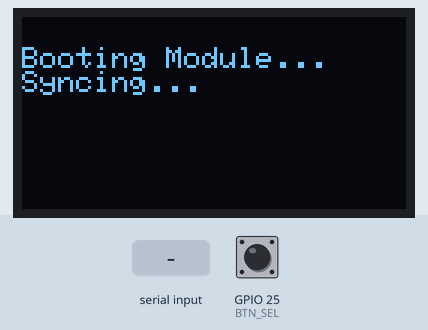
This program was run on a simulated ESP32. Parts: 128×64 one-colour display. Inputs (shaded band) come from the test bench; at power-on: GPIO 25 (BTN_SEL) HIGH. The modem accepts every AT command (registered, SIM ready, sends succeed) and sends nothing else.

Above: at 2.1 s.
At 5.2 s:
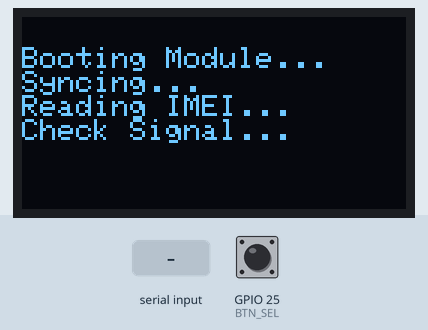
7.4 s: GPIO 25 (BTN_SEL) pulled LOW for 3.2 s
At 9.8 s:
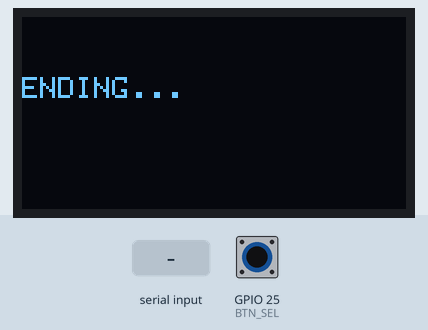
12.2 s: GPIO 25 (BTN_SEL) pulled LOW for 0.15 s
At 12.7 s:
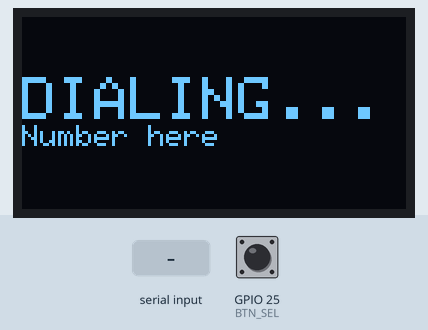
15.3 s: "NO CARRIER" received over the second serial link
At 17.2 s:
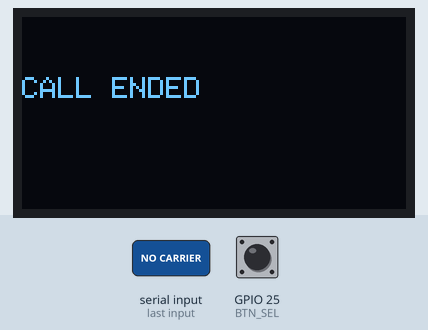
Timing chart, 0 to 18.7 s (numbered marks = the images above; inputs shaded):
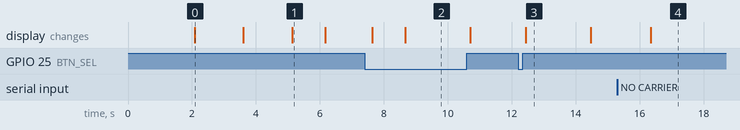

The program:

main.cpp
```cpp
#include <Arduino.h>
#include <Wire.h>
#include <Adafruit_GFX.h>
#include <Adafruit_SSD1306.h>

// --- CONFIGURATION ---
const char ownerNumber[] = "Number here";

// --- PINS (NodeMCU-32S) ---
#define SIM_TX      27 // Connect to SIM800L RX
#define SIM_RX      26 // Connect to SIM800L TX

// UI PINS
#define BTN_SEL     25
#define SCREEN_WIDTH 128
#define SCREEN_HEIGHT 64

// --- OBJECTS ---
HardwareSerial simSerial(1);
Adafruit_SSD1306 display(SCREEN_WIDTH, SCREEN_HEIGHT, &Wire, -1);

// Variables
int signalStrength = 0;
String networkStatus = "Init...";
String deviceIMEI = "Unknown"; // Variable to store IMEI

// Prototypes
void updateSignal();
void makeCall();
void hangUp();
void getIMEI();

void setup() {
  Serial.begin(115200);

  // Button
  pinMode(BTN_SEL, INPUT_PULLUP);

  // 1. Init OLED
  if(!display.begin(SSD1306_SWITCHCAPVCC, 0x3C)) {
    Serial.println(F("SSD1306 failed"));
    for(;;);
  }
  display.clearDisplay();
  display.setTextColor(WHITE);
  display.setTextSize(1);
  display.setCursor(0,10);
  display.println(F("Booting Module..."));
  display.display();
  delay(1000);

  // 2. Init SIM Serial
  simSerial.begin(9600, SERIAL_8N1, SIM_RX, SIM_TX);
  delay(1000);

  // 3. Basic Modem Config
  display.println(F("Syncing...")); display.display();
  simSerial.println("AT");
  delay(500);
  simSerial.println("AT+CMGF=1");
  delay(500);
  simSerial.println("AT+CLVL=100");
  delay(500);

  // 4. GET IMEI
  display.println(F("Reading IMEI...")); display.display();
  getIMEI();

  // 5. Force Network Search
  display.println(F("Check Signal...")); display.display();
  updateSignal();
}

void loop() {
  display.clearDisplay();

  // Header
  display.setTextSize(1);
  display.setCursor(0,0);
  display.println(F("== DIAGNOSTICS =="));

  // Signal Info
  display.setCursor(0, 12);
  display.print(F("Sig: ")); display.print(signalStrength);
  if (signalStrength < 10) display.print(F(" (Weak)"));
  else display.print(F(" (OK)"));

  // IMEI Display
  display.setCursor(0, 24);
  display.print(F("IMEI:"));
  display.setCursor(30, 24);
  display.print(deviceIMEI);

  // Status
  display.setCursor(0, 38);
  display.println(networkStatus);

  // Instruction
  display.setCursor(0, 54);
  display.setTextSize(1);
  display.setTextColor(BLACK, WHITE); // Inverted text for button
  display.println(F(" [SELECT] CALL NOW "));
  display.setTextColor(WHITE);

  display.display();

  // Button Logic
  if (digitalRead(BTN_SEL) == LOW) {
    delay(200); // Debounce
    makeCall();
  }

  // Refresh Signal every 2 seconds
  static unsigned long lastCheck = 0;
  if (millis() - lastCheck > 2000) {
    updateSignal();
    lastCheck = millis();
  }
}

void getIMEI() {
  // Clear buffer
  while(simSerial.available()) simSerial.read();

  simSerial.println("AT+GSN"); // Command for IMEI
  delay(500);

  String buffer = "";
  unsigned long t = millis();
  while(millis() - t < 1000) {
    if(simSerial.available()) {
      buffer += (char)simSerial.read();
    }
  }

  buffer.trim(); // Remove whitespace
  // Simple parser: usually response is AT+GSN\r\r\n<number>\r\nOK
  // We just look for the long number
  int len = buffer.length();
  if (len > 10) {
      // Find the pure number part (dirty hack for robustness)
      String cleanIMEI = "";
      for(int i=0; i<len; i++) {
        if(isDigit(buffer[i])) {
           cleanIMEI += buffer[i];
        }
      }
      if(cleanIMEI.length() > 10) {
        deviceIMEI = cleanIMEI;
      } else {
        deviceIMEI = "Read Error";
      }
  } else {
      deviceIMEI = "Timeout";
  }
}

void updateSignal() {
  while(simSerial.available()) simSerial.read();

  simSerial.println("AT+CSQ");
  unsigned long start = millis();

  while (millis() - start < 500) {
    if (simSerial.available()) {
      String response = simSerial.readString();
      int index = response.indexOf("+CSQ: ");
      if (index != -1) {
        String val = response.substring(index + 6, index + 8);
        val.trim();
        signalStrength = val.toInt();
      }

      if (signalStrength == 99 || signalStrength == 0) networkStatus = "No Signal";
      else networkStatus = "Ready to Dial";
    }
  }
}

void makeCall() {
  display.clearDisplay();
  display.setCursor(0, 20);
  display.setTextSize(2);
  display.println(F("DIALING..."));
  display.setTextSize(1);
  display.println(ownerNumber);
  display.display();

  simSerial.print("ATD");
  simSerial.print(ownerNumber);
  simSerial.println(";");

  delay(1000);

  while (true) {
    if (digitalRead(BTN_SEL) == LOW) {
      hangUp();
      return;
    }

    if (simSerial.available()) {
      String resp = simSerial.readString();
      if (resp.indexOf("NO CARRIER") != -1 || resp.indexOf("BUSY") != -1) {
        display.clearDisplay();
        display.setCursor(0,20);
        display.println(F("CALL ENDED"));
        display.display();
        delay(2000);
        return;
      }
    }

    display.fillRect(0, 50, 128, 14, BLACK);
    display.setCursor(0, 50);
    display.println(F("[SELECT] HANG UP"));
    display.display();
    delay(100);
  }
}

void hangUp() {
  simSerial.println("ATH");
  display.clearDisplay();
  display.setCursor(0, 20);
  display.println(F("ENDING..."));
  display.display();
  delay(1000);
}
```

Measured:
- after the input at 7.4 s, the display: first changes after 0.25 s (image 2 shows a later state)
- after the input at 12.2 s, the display: changes after 0.24 s (image 3)
- after the input at 15.3 s, the display: changes after 1.0 s (image 4)
- what the display in image 0 shows lasts 1.5 s, from 2.1 s to 3.6 s
- what the display in image 1 shows lasts 1.1 s, from 5.1 s to 6.2 s
- what the display in image 3 shows lasts 2.1 s, from 12.4 s to 14.5 s
